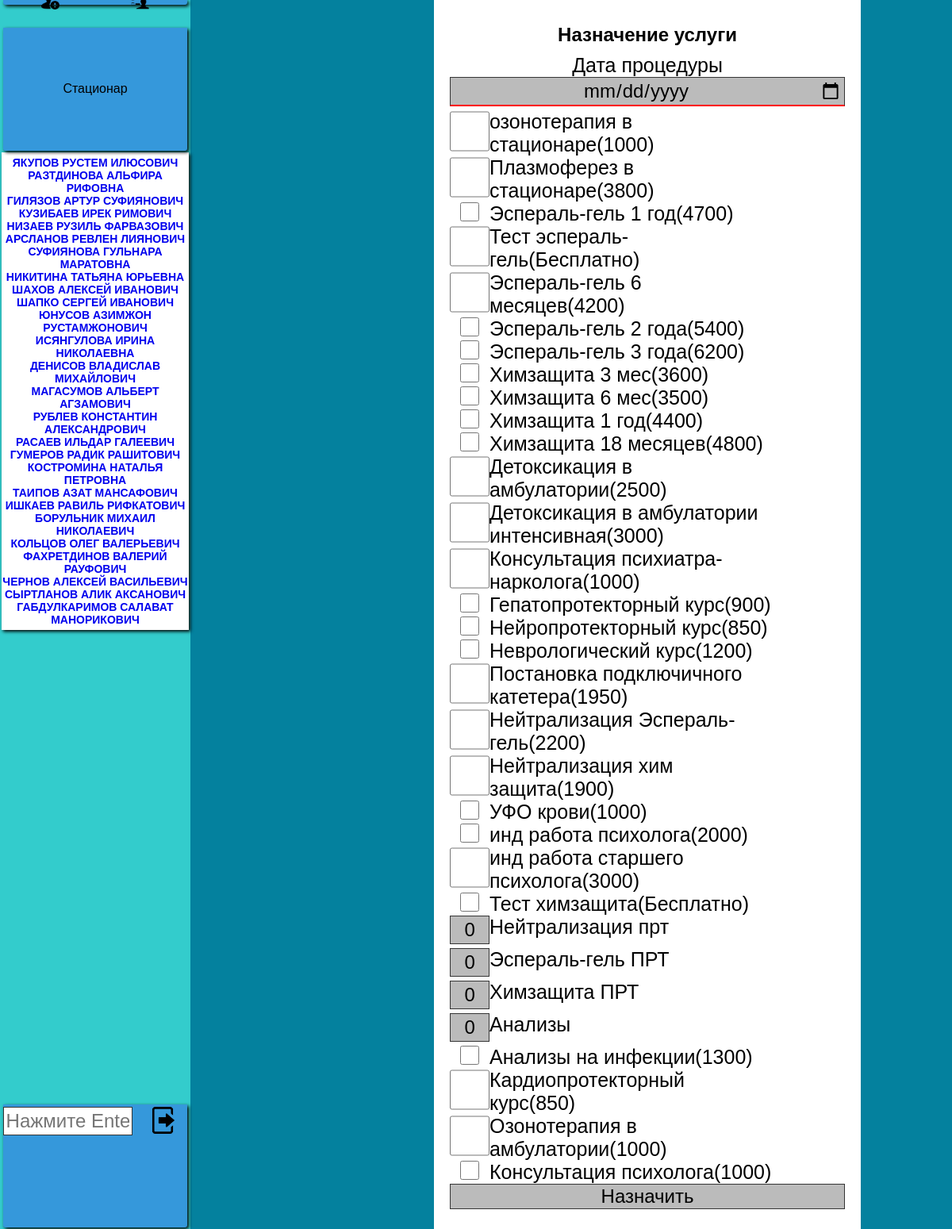
Screenshot of /add.php?id=4970&flagadd=3 (signed in) with the database file from the repository.
### tables this page shows
CREATE TABLE `items` (
  `id` int(11) NOT NULL AUTO_INCREMENT,
  `name` varchar(60) NOT NULL,
  `cost` text NOT NULL,
  `dist` text NOT NULL,
  `bonus` text NOT NULL,
  `bonusN` int(11) NOT NULL,
  PRIMARY KEY (`id`)
);

### add.php (the view, shortened to what this page needs)
<?php
	include("includes/DB.php");
	if (isset($_GET['flagadd'])){
    $typePage = $_GET['flagadd'];
    }
?>
<!DOCTYPE html>
<html lang="ru">
  <head>
  	<link rel="stylesheet" href="css/style.css">
    <link rel="stylesheet" href="css/menu.css">
  </head>
  <body>
  	<div class="wrapper">
  		<?php
  			include('includes/menu.php');
  		?>
      <div class="content">
        <section class="add">
          <?php
          	switch ($typePage){
                case 3:
                  $servQuery = mysqli_query($connection, "SELECT * FROM items");
                  echo '
                    <div class="content">
                      <section class="add">
                        <div class="wrap">
                          <h2>Назначение услуги</h2>
                            <form action="add.php" method="get">
                              <p><label for="date">Дата процедуры<br><input name="date" type="date" required></label></p>';
                              while($dataServ = mysqli_fetch_assoc($servQuery)){
                                if($dataServ['cost']>1){
                                  echo '<div class="line">';
                                  echo '<input style="float:right;" type="checkbox" name="serv[]" value="'.$dataServ['id'].'"><p>'.$dataServ['name'].'('.$dataServ['cost'].')</p></div>';
                                  }
                                elseif($dataServ['cost'] == 1){
                                  echo '<div class="line"><input type="text" name="costServ[]" value="0" placeholder="Введите стоимость"><p>'.$dataServ['name'].'</p></div>';
                                  }
                                else{
                                  echo '<div class="line">';
                                  echo '<input style="float:right;" type="checkbox" name="serv[]" value="'.$dataServ['id'].'"><p>'.$dataServ['name'].'(Бесплатно)</p></div>';
                                  }
                              }
                              echo '<input type="submit" name="submit" value="Назначить">
                            </form>
                        </div>
                      </section>
                    </div>';
                  break;
            	}
          ?>
        </section>
      </div>
    </div>
  </body>
</html>

### css/style.css (style rules this page uses)
* { margin: 0; padding: 0; box-sizing: border-box; font-family: sans-serif; }
body { background: #04819E; }
input, input[type=text], input[type=password], input[type=tel], select { background: #bbbbbb; font-size: 24px; line-height: 1; text-align: center; width: 100%; padding: 3px; margin: 0 6px 5px 0; outline: none; border: 1px solid #353535; }
section { height: 100vh; display: flex; justify-content: center; color: #fff; flex-direction: column; margin: 0; }
.add { color: black; }
.add .wrap { width: 70%; overflow: scroll; margin: 0 auto; background: white; padding: 20px; }
.add .wrap h2 { text-align: center; margin: 10px; }
.add .wrap .line { width: 100%; display: grid; grid-template-columns: 10% 90%; }
.add .wrap .line p { width: 80%; text-align: left; }
.add .wrap .line input[type=checkbox] { min-height: 20px; }
.wrapper { position: relative; overflow-x: hidden; }
.wrap { width: 98%; height: 100%; margin: 0 auto; }
.wrap p { text-align: center; text-decoration: none; font-size: 25px; color: black; }
input:required { border-bottom: 2px solid red; }

### css/menu.css (style rules this page uses)
.content { width: 80%; margin-left: 20%; position: relative; z-index: 0; }

### rows the page displays
items: name "озонотерапия в стационаре", cost "1000"
items: name "Плазмоферез в стационаре", cost "3800"
items: name "Эспераль-гель 1 год", cost "4700"
items: name "Тест эспераль-гель"
items: name "Эспераль-гель 6 месяцев", cost "4200"
items: name "Эспераль-гель 2 года", cost "5400"
items: name "Эспераль-гель 3 года", cost "6200"
items: name "Химзащита 3 мес", cost "3600"
items: name "Химзащита 6 мес", cost "3500"
items: name "Химзащита 1 год", cost "4400"
items: name "Химзащита 18 месяцев", cost "4800"
items: name "Детоксикация в амбулатории", cost "2500"
items: name "Детоксикация в амбулатории интенсивная", cost "3000"
items: name "Консультация психиатра-нарколога", cost "1000"
items: name "Гепатопротекторный курс", cost "900"
items: name "Нейропротекторный курс", cost "850"
items: name "Неврологический курс", cost "1200"
items: name "Постановка подключичного катетера", cost "1950"
items: name "Нейтрализация Эспераль-гель", cost "2200"
items: name "Нейтрализация хим защита", cost "1900"
items: name "УФО крови", cost "1000"
items: name "инд работа психолога", cost "2000"
items: name "инд работа старшего психолога", cost "3000"
items: name "Тест химзащита"
items: name "Нейтрализация прт"
items: name "Эспераль-гель ПРТ"
items: name "Химзащита ПРТ"
items: name "Анализы"
items: name "Анализы на инфекции", cost "1300"
items: name "Кардиопротекторный курс", cost "850"
items: name "Озонотерапия в амбулатории", cost "1000"
items: name "Консультация психолога", cost "1000"

### other values shown
$data['fio'] "ЯКУПОВ РУСТЕМ ИЛЮСОВИЧ"
$data['fio'] "РАЗТДИНОВА АЛЬФИРА РИФОВНА"
$data['fio'] "ГИЛЯЗОВ АРТУР СУФИЯНОВИЧ"
$data['fio'] "КУЗИБАЕВ ИРЕК РИМОВИЧ"
$data['fio'] "НИЗАЕВ РУЗИЛЬ ФАРВАЗОВИЧ"
$data['fio'] "АРСЛАНОВ РЕВЛЕН ЛИЯНОВИЧ"
$data['fio'] "СУФИЯНОВА ГУЛЬНАРА МАРАТОВНА"
$data['fio'] "НИКИТИНА ТАТЬЯНА ЮРЬЕВНА"
$data['fio'] "ШАХОВ АЛЕКСЕЙ ИВАНОВИЧ"
$data['fio'] "ШАПКО СЕРГЕЙ ИВАНОВИЧ"
$data['fio'] "ЮНУСОВ АЗИМЖОН РУСТАМЖОНОВИЧ"
$data['fio'] "ИСЯНГУЛОВА ИРИНА НИКОЛАЕВНА"
$data['fio'] "ДЕНИСОВ ВЛАДИСЛАВ МИХАЙЛОВИЧ"
$data['fio'] "МАГАСУМОВ АЛЬБЕРТ АГЗАМОВИЧ"
$data['fio'] "РУБЛЕВ КОНСТАНТИН АЛЕКСАНДРОВИЧ"
